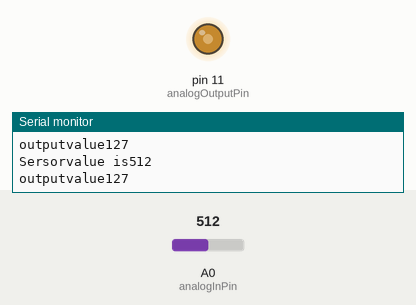
The sketch below on a simulated Arduino Uno, built with avr-gcc and run on an emulated ATmega328P. On the bench: output pins drawn as LEDs (lit = HIGH), the last lines printed to the serial monitor. The inputs (shaded band) are chosen by the test bench; at power-on: A0 (analogInPin) = 512.

Above: at 2.8 s.
2.9 s: A0 (analogInPin) set to 716
At 5.1 s:
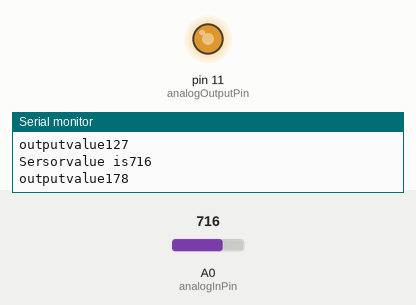
5.6 s: A0 (analogInPin) set to 900
At 6.6 s:
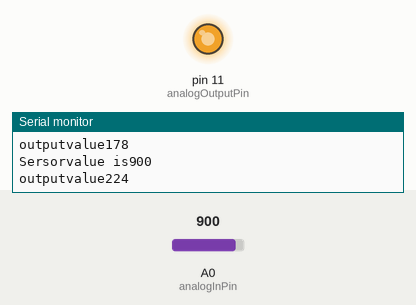
8.3 s: A0 (analogInPin) set to 122
At 10.9 s:
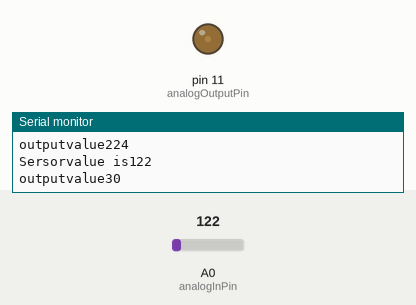
11.5 s: A0 (analogInPin) set to 0
At 12.5 s:
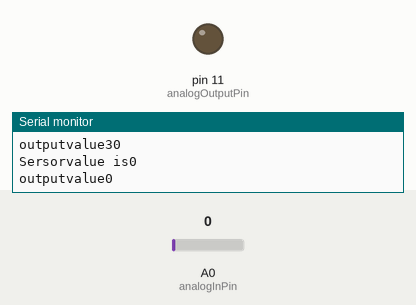
14.2 s: A0 (analogInPin) set to 511
At 16.7 s:
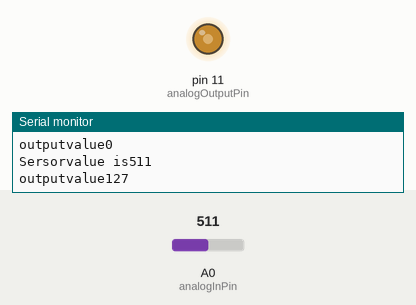
Timing chart, 0 to 18.2 s (numbered marks = the images above; inputs shaded):
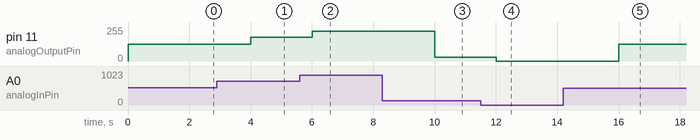

Measured:
- after the input at 2.9 s, pin 11 (analogOutputPin): 127/255 → 178/255 after 1.1 s
- after the input at 5.6 s, pin 11 (analogOutputPin): 178/255 → 224/255 after 0.40 s
- after the input at 8.3 s, pin 11 (analogOutputPin): 224/255 → 30/255 after 1.7 s
- after the input at 11.5 s, pin 11 (analogOutputPin): 30/255 → 0/255 after 0.50 s
- after the input at 14.2 s, pin 11 (analogOutputPin): 0/255 → 127/255 after 1.8 s

The sketch:

gsrk2.ino
```cpp
const int analogInPin= A0;
const int analogOutputPin=11;
int sensorvalue=0;
int outputvalue=0;
void setup() {
  // put your setup code here, to run once:
  Serial.begin(9600);

}

void loop() {
  // put your main code here, to run repeatedly:
  sensorvalue=analogRead(analogInPin);
  outputvalue=map(sensorvalue,0,1023,0,255);
  analogWrite(analogOutputPin,outputvalue);
  Serial.print("Sersorvalue is");
  Serial.println(sensorvalue);
   Serial.print("outputvalue");
  Serial.println(outputvalue);
  delay(2000);

}
```
